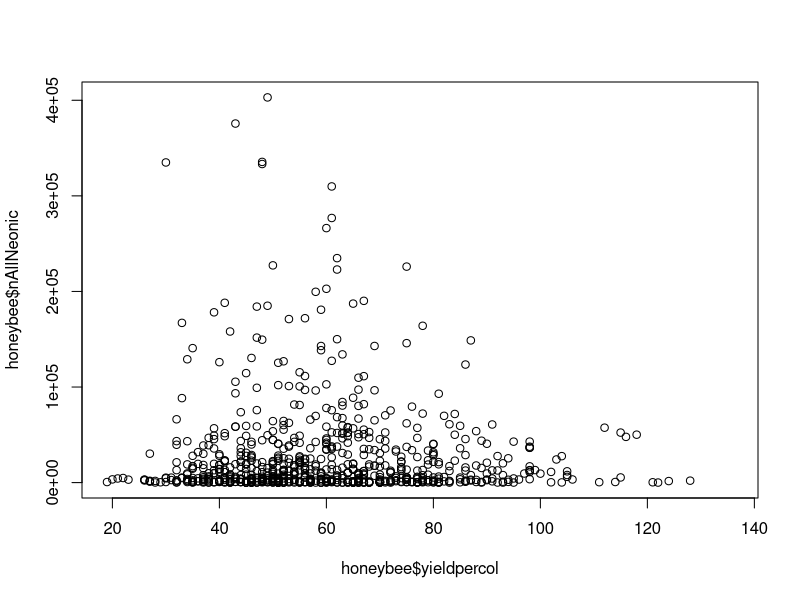
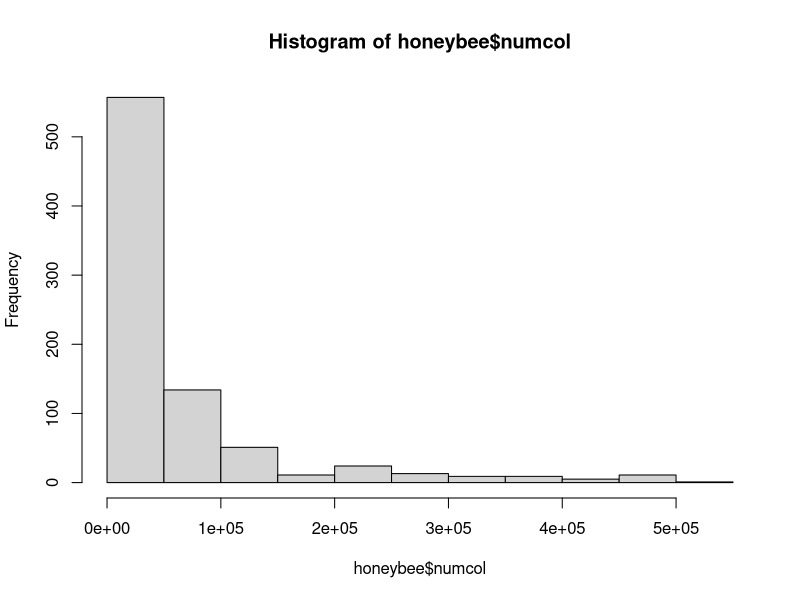
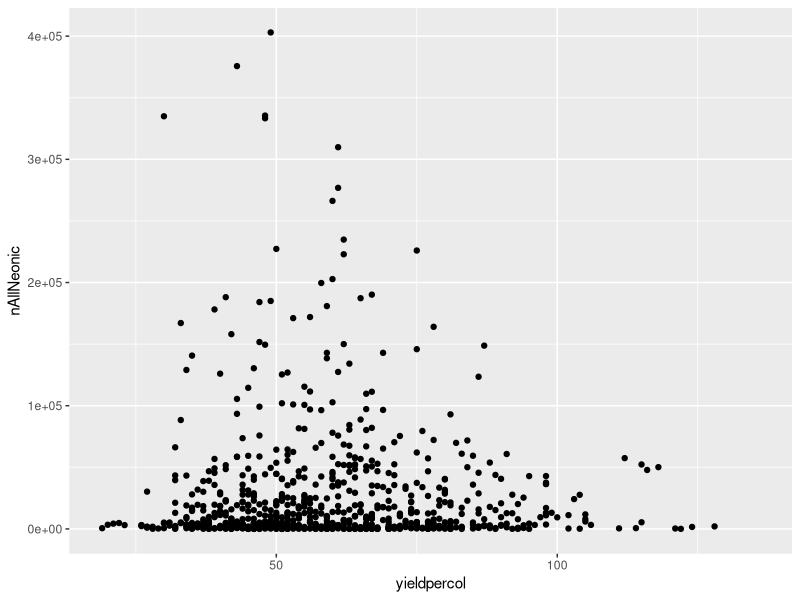
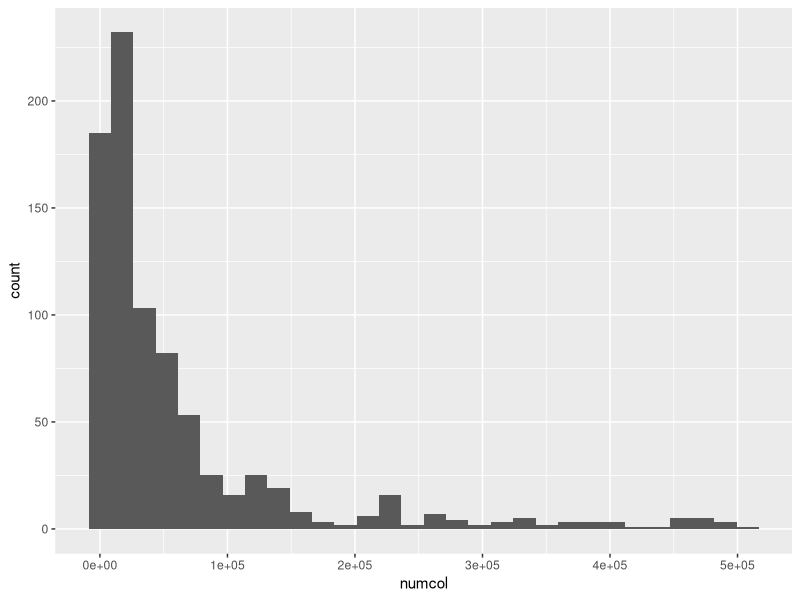
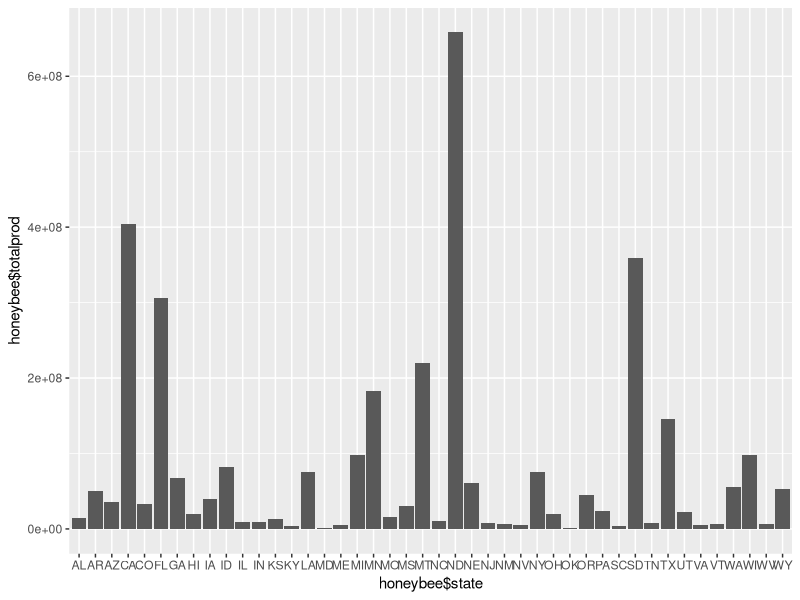
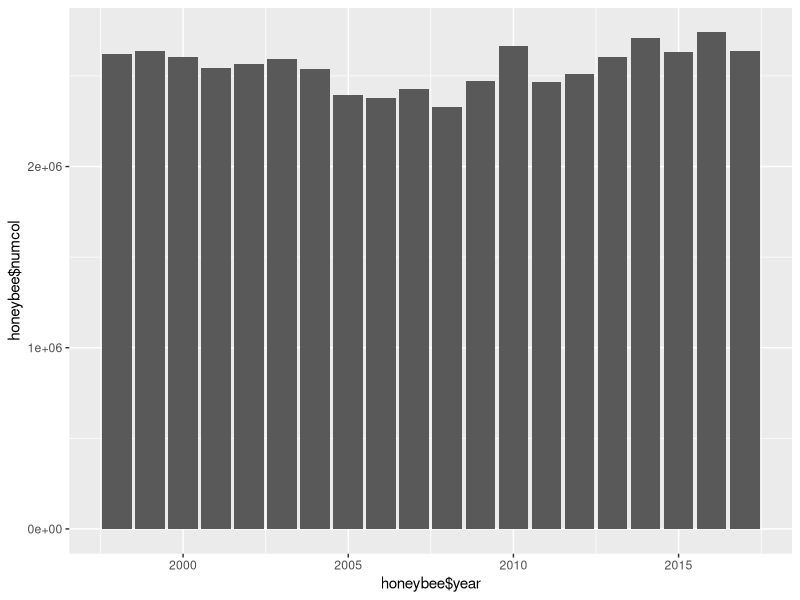
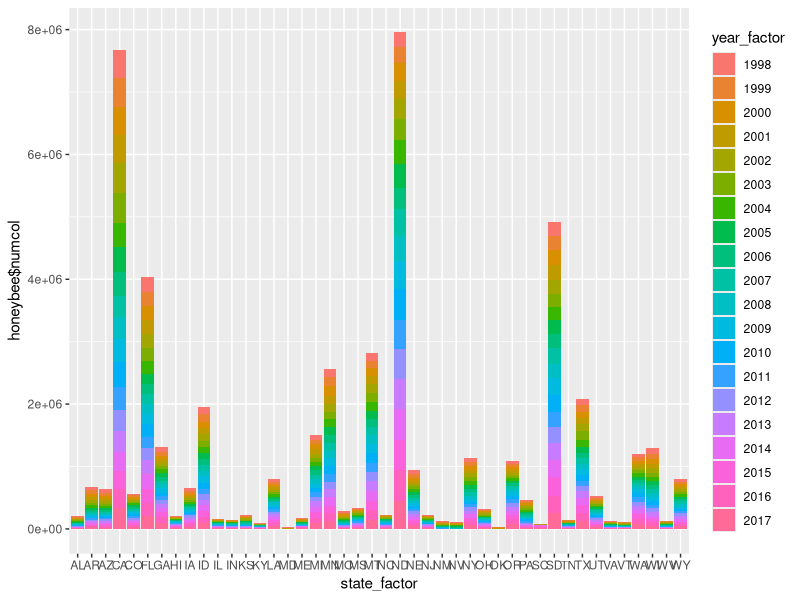
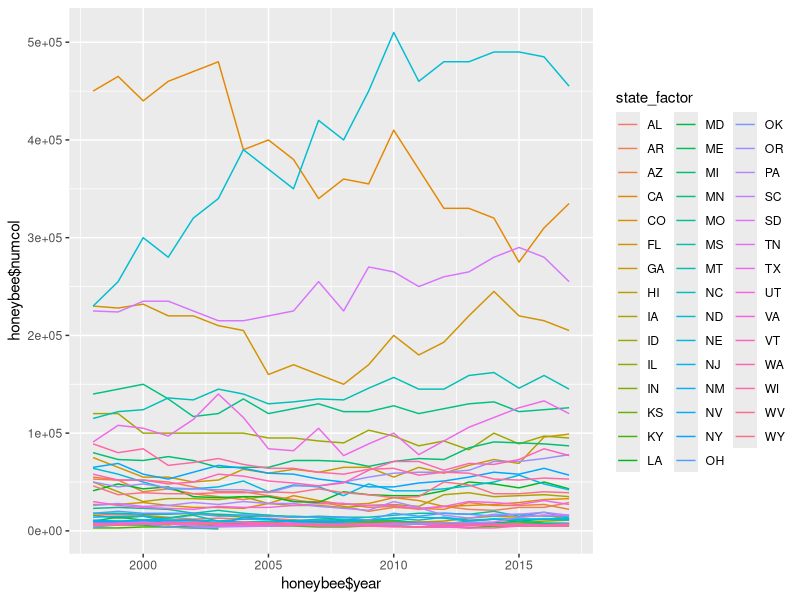

These figures' R source, in order:
## Greg Walsh
## Assignment 2 
## Data Exploration Fall 2019 
# Create a basic plot of Yield per Colony against All Neonics
# Create a basic histogram of the number of honey producing colonies
# Create a plot using ggplot() or qplot() of Yield per Colony against All Neonics
# Create a histogram using ggplot() or qplot() of the number of honey producing colonies
# Convert year, state, and Region into Factors
# Create a histogram using ggplot() of Total production of honey by State
# Create a bar graph using ggplot() of the Number of colonies by Year
# Create a bar graph using ggplot() of the Number of colonies per State with indication of number of colonies each Year
# Create a line graph using ggplot() with each line representing a different state and indicating the Number of colonies per Year
# Given the data, present a graph that you find interesting. You can use any graphing functions you want (e.g. plot, qplot, ggplot, plot.ly). It should be easy to recognize what you are presenting (thanks to titles, labels, and whatever else it needs). 
setwd("/Users/gregwalsh/Github/DataScience /DSSA-5101-DATA-EXPLORATION/Project3")
library(tidyverse)
library(sqldf)
library(ggplot2)
## Load DataSet 
honeybee <- read.csv(file="HoneyBees.csv",sep=",",head=TRUE)
## Create a basic plot of Yield per Colony against All Neonics
plot(honeybee$yieldpercol, honeybee$nAllNeonic)
## Create a basic histogram of the number of honey producing colonies
hist(honeybee$numcol)
## Create a plot using ggplot() or qplot() of Yield per Colony against All Neonics
ggplot(honeybee, aes(x=yieldpercol,y=nAllNeonic)) + geom_point(binwidth = 10)
## Create a histogram using ggplot() or qplot() of the number of honey producing colonies
ggplot(honeybee, aes(x=numcol)) + geom_histogram(bins = 30)
## Convert year, state, and Region into Factors
year_factor <- factor(honeybee$year)
state_factor <- factor(honeybee$state)
region_factor <- factor(honeybee$Region)
## Create a histogram using ggplot() of Total production of honey by State
ggplot(honeybee, aes(x=honeybee$state, y=honeybee$totalprod)) + geom_histogram(stat = "identity")
## Create a bar graph using ggplot() of the Number of colonies by Year
ggplot(honeybee, aes(x=honeybee$year, y=honeybee$numcol)) + geom_bar(stat = "identity")
## Create a bar graph using ggplot() of the Number of colonies per State with indication of number of colonies each Year
ggplot(honeybee, aes(x=state_factor, y=honeybee$numcol, fill=year_factor)) + geom_bar(stat = "identity", position = "stack")
## Create a line graph using ggplot() with each line representing a different state and indicating the Number of colonies per Year
ggplot(honeybee, aes(x=honeybee$year, y=honeybee$numcol, group=honeybee$state)) + geom_line(aes(color=state_factor))
## Given the data, present a graph that you find interesting. You can use any graphing functions you want (e.g. plot, qplot, ggplot, plot.ly). It should be easy to recognize what you are presenting (thanks to titles, labels, and whatever else it needs). 
## Question: Which states have the most agressive change in price per pound of honey per year?
ggplot(honeybee, aes(x=honeybee$year,y=honeybee$priceperlb)) + geom_line() + facet_wrap(facets = vars(honeybee$state)) + ggtitle("Price per Pound of Honey By State Per Year") + labs(y="Price Per LB", x = "Year")
## Answer NJ ME IL 
       
